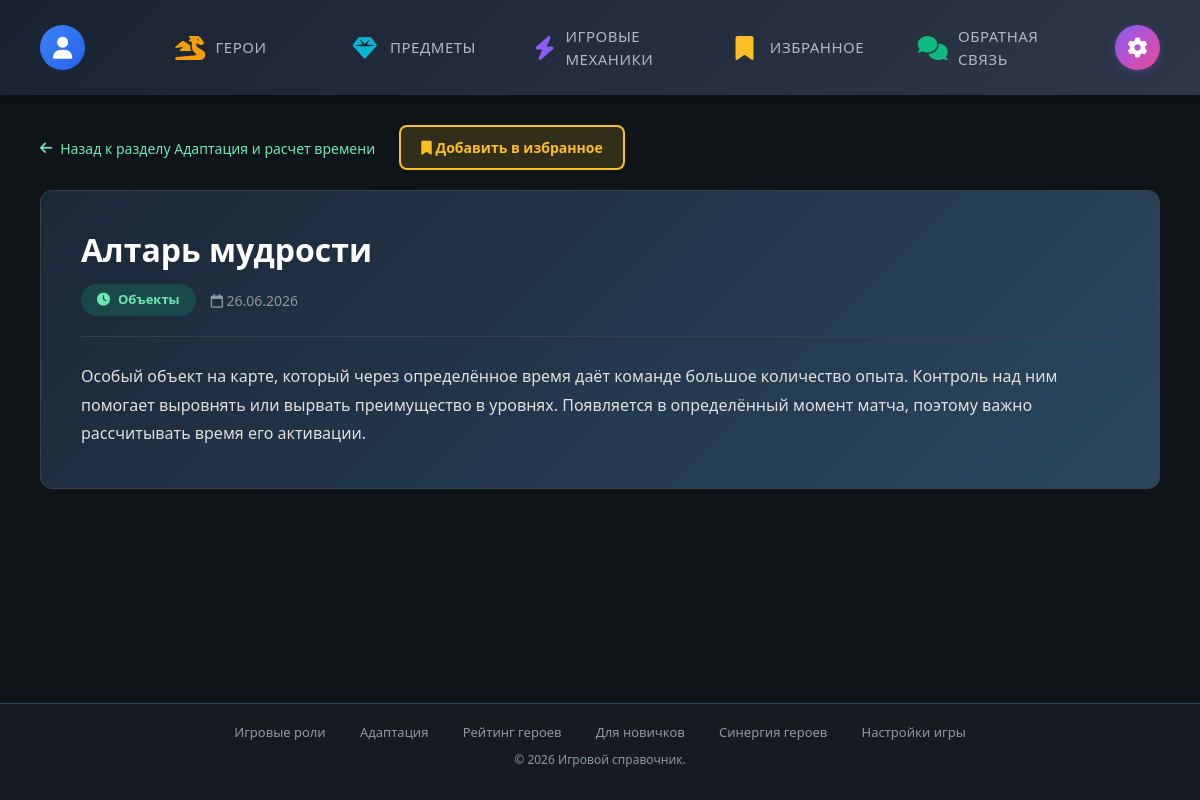
Page /sections/adaptation/object.php?id=15 (signed in) on the committed database.
### tables this page shows
CREATE TABLE IF NOT EXISTS game_mechanic (
  id_game_mechanic INT AUTO_INCREMENT PRIMARY KEY,
  title VARCHAR(255) NOT NULL,
  category VARCHAR(100) NOT NULL,
  content TEXT NOT NULL,
  created_date DATETIME DEFAULT CURRENT_TIMESTAMP
);

### sections/adaptation/object.php (the view, shortened to what this page needs)
<?php
$pdo = getDB();
$id   = $_GET['id'] ?? 0;
$from = $_GET['from'] ?? '';
$stmt = $pdo->prepare("SELECT * FROM game_mechanic WHERE id_game_mechanic = ?");
$stmt->execute([$id]);
$object = $stmt->fetch();
$isFavorite = false;
if ($from === 'favorites') {
    $backLink = BASE_URL . '/account/favorites.php';
    $backText = 'Назад к избранному';
} else {
    $backLink = BASE_URL . '/sections/adaptation/objects.php';
    $backText = 'Назад к разделу Адаптация и расчет времени';
}
require_once __DIR__ . '/../../includes/header.php';
?>
<div id="top">
    <a href="<?= $backLink ?>" class="back-btn"><i class="fas fa-arrow-left"></i><?= $backText ?></a>
    <button id="favBtn" class="fav-btn" onclick="toggleFavorite('object', <?= $id ?>)" style="background: <?= $isFavorite ? 'rgba(251,191,36,0.3)' : 'rgba(251,191,36,0.15)' ?>;">
        <i class="fas <?= $isFavorite ? 'fa-star' : 'fa-bookmark' ?>"></i> <?= $isFavorite ? 'В избранном' : 'Добавить в избранное' ?>
    </button>
    <div class="object-detail">
        <h1><?= htmlspecialchars($object['title']) ?></h1>
        <div class="meta">
            <span class="category-badge"><i class="fas fa-clock me-2"></i><?= htmlspecialchars($object['category']) ?></span>
            <span><i class="far fa-calendar"></i> <?= !empty($object['created_date']) ? date('d.m.Y', strtotime($object['created_date'])) : '' ?></span>
        </div>
        <div class="content"><?= nl2br(htmlspecialchars($object['content'])) ?></div>
    </div>
</div>
<?php require_once __DIR__ . '/../../includes/footer.php'; ?>

### css/style.css (style rules this page uses)
* { margin: 0; padding: 0; box-sizing: border-box; }
body { background: #0f1419; color: #e0e0e0; font-family: 'Segoe UI', Tahoma, Geneva, Verdana, sans-serif; min-height: 100vh; display: flex; flex-direction: column; padding-bottom: 80px; }
.back-btn { display: inline-flex; align-items: center; gap: 8px; color: #8f98a0; text-decoration: none; margin-bottom: 20px; font-size: 14px; transition: color 0.2s; padding: 8px 0; }
.back-btn i { font-size: 14px; }
#top { display: block; width: 100%; }
.back-btn { display: inline-flex; align-items: center; gap: 8px; color: #a78bfa; text-decoration: none; margin-bottom: 20px; font-size: 14px; transition: color 0.2s; }
.fav-btn { border: 2px solid #fbbf24;color: #fbbf24;padding: 10px 20px;border-radius: 8px;cursor: pointer;font-weight: 600;margin: 0 0 20px 20px; transition: all 0.3s;font-size: 14px; }

### includes/header.php (style rules this page uses)
html { overflow-y: scroll; }

### sections/adaptation/object.php (style rules this page uses)
.back-btn { color: #6ee7b7; }
.object-detail { background: linear-gradient(135deg, #1b2838 0%, #2a475e 100%); border: 1px solid #36414d; border-radius: 12px; padding: 40px; }
.object-detail h1 { color: #fff; font-size: 32px; margin-bottom: 15px; font-weight: 700; }
.object-detail .meta { color: #8f98a0; font-size: 14px; margin-bottom: 25px; padding-bottom: 20px; border-bottom: 1px solid #36414d; display: flex; align-items: center; gap: 15px; flex-wrap: wrap; }
.object-detail .category-badge { display: inline-block; background: rgba(16,185,129,0.2); color: #6ee7b7; padding: 6px 16px; border-radius: 20px; font-size: 13px; font-weight: 600; }
.object-detail .content { color: #e0e0e0; font-size: 16px; line-height: 1.8; white-space: pre-wrap; }

### rows in the picture
game_mechanic: title "Алтарь мудрости", category "Объекты", created_date "26.06.2026", content "Особый объект на карте, который через определённое время даёт команде большое количество опыта. Контроль над ним помогает выровнять или вырвать преимущество в уровнях. Появляется в определённый момент матча, поэтому важно рассчитывать время его активации."

### other values in the picture
$backText "Назад к разделу Адаптация и расчет времени"
